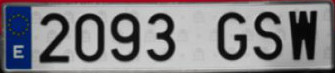
//> input picture feature_detection/img/pattern.jpg, 335 x 73 px
$ ./car_license_plates ../img/pattern.jpg   (built with g++ and OpenCV 4)
//> lines starting //> are read from the running program, lines starting //| are printed output that depends on the picture
#include <stdio.h>
#include <iostream>
#include <iostream>
#include "opencv2/core.hpp"
#include "opencv2/features2d.hpp"
#include "opencv2/imgcodecs.hpp"
#include "opencv2/features2d/features2d.hpp"
#include "opencv2/calib3d/calib3d.hpp"
#include "opencv2/highgui.hpp"
#include "opencv2/xfeatures2d.hpp"
#include <opencv2/imgproc/imgproc.hpp>
#include <tesseract/baseapi.h>
#include <leptonica/allheaders.h>

using namespace std;
using namespace cv;
using namespace cv::xfeatures2d;
using namespace tesseract;

const int WIDTH_SIZE = 640;
const int HEIGHT_SIZE = 480;
const int MIN_HESSIAN = 400;
const int MAX_LOW_THRESHOLD = 100;
const int RATIO = 3;
const int KERNEL_SIZE = 3;

Mat loadImage(string path)
{
//> called with path = "../img/pattern.jpg"
    // Imagen a consultar
    Mat queryImg = imread(path, IMREAD_GRAYSCALE);
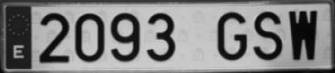
//> queryImg: 73 rows x 335 cols, CV_8UC1; min 1, max 211, mean 128.2

    if(!queryImg.data) {
      std::cout<< " --(!) Error reading image " << std::endl;
      exit(-1);
    }

    return queryImg;
}

Mat boundingPattern(Mat imgPattern, Mat imgScene, Mat h)
{
    std::cout<< " --(!) Recortando imagen " << std::endl;
    std::vector<Point2f> obj_corners(4);
    obj_corners[0] = cvPoint(0,0);
    obj_corners[1] = cvPoint( imgPattern.cols, 0 );
    obj_corners[2] = cvPoint( imgPattern.cols, imgPattern.rows );
    obj_corners[3] = cvPoint( 0, imgPattern.rows );
    std::vector<Point2f> scene_corners(4);
    perspectiveTransform( obj_corners, scene_corners, h);
    // Get crop image
    Rect box = boundingRect(Mat(scene_corners));
    Mat roi = Mat(imgScene,box);
    return roi;
}

/*
    Función que elimina todos aquellos puntos característicos detectados por la Función
    SURF, pero que se encuentran fuera de la matrícula. Para ello determina la mínima distancia
    entre puntos y elimina todos aquellos que no tienen al menos 5 puntos al doble de la distancia
    mínima hallada.

*/
std::vector<Point2f> removeOutsidePoints(std::vector<Point2f> scene, double min_dist, Mat img2){
    double distx, disty;
    int cont;
    std::vector<Point2f> result;
    std::cout<< " --(!) Eliminando puntos fuera de la matrícula " << std::endl;
    // Compara todos los puntos para hallar la distancia mínima
    for(int i = 0; i < scene.size(); i++)
    {
        // Variable que cuenta cuántos puntos hay más cerca del doble de la mínima distancia.
        cont=0;
        for(int j = 0; j < scene.size(); j++)
        {
            if(i!=j && scene[i].y > (img2.rows/3))
            {
                distx = std::abs(scene[i].x - scene[j].x);
                disty = std::abs(scene[i].y - scene[j].y);
                if(distx < 2*min_dist && disty < 2*min_dist) cont++;
            }
        }
        // Si hay más de 5 puntos a menos del doble de la mínima distancia.
        if(cont > 5) result.push_back(scene[i]);
    }
    return result;
}

// Función encargada de detectar los puntos característicos de la imagen.
Mat getHomography(Mat imgPattern, Mat imgScene){
    // Se pretende determinar todas las coincidencias entre la imagen de entrada  y el patrón
    Ptr<SURF> detector = SURF::create();
    detector->setHessianThreshold(MIN_HESSIAN);
    FlannBasedMatcher matcher;
    std::vector<KeyPoint> keypointsPattern, keypointsScene;
    Mat descriptorsPattern, descriptorsScene;
    std::vector<DMatch> matches;
    std::vector<DMatch> good_matches;
    // variables para discriminar puntos característicos en las imagenes
    double max_dist = 0, min_dist = 100, dist;
    std::cout<< " --(!) Buscando puntos característicos " << std::endl;
    std::cout<< " --(!) Enlazamos coincidencias " << std::endl;
    // Buscamos puntos característicos un número determinado de veces para descartar los malos
    do{
        /*
            1 -> Detecta puntos característicos de las imágenes
            2 -> Calcula los descriptores (Puntos característicos que más información contienen).
        */
        detector->detectAndCompute(imgPattern, Mat(), keypointsPattern, descriptorsPattern);
        detector->detectAndCompute(imgScene, Mat(), keypointsScene, descriptorsScene);
        // Enlazamos coincidencias de los descriptores SURF con el FLANN matcher.
        matcher.match( descriptorsPattern, descriptorsScene, matches);
        //calculo de la máxima y mínima distancia entre puntos característicos
        for( int i = 0; i < descriptorsPattern.rows; i++)
        {
            dist = matches[i].distance;
            if(dist < min_dist) min_dist = dist;
            if(dist > max_dist) max_dist = dist;
        }
        // Buscamos coincidencias buenas, aquellas cuyo distancia es menor que 1.5 veces
        // la mínima distancia entre puntos característicos.
        for(int i = 0; i < descriptorsPattern.rows; i++)
        {
            if(matches[i].distance < 1.5*min_dist)
                good_matches.push_back(matches[i]);
        }
    }while(good_matches.size() < 100);

    printf("-- Max dist : %f \n", max_dist );
    printf("-- Min dist : %f \n", min_dist );
    printf("-- Matches: %lu \n", matches.size());
    printf("-- Good Matches: %lu \n", good_matches.size());
    Mat img_matches;
    drawMatches(imgPattern, keypointsPattern, imgScene, keypointsScene,
               good_matches, img_matches, Scalar::all(-1), Scalar::all(-1),
               vector<char>(), DrawMatchesFlags::NOT_DRAW_SINGLE_POINTS );

    imshow("Good Matches & Object detection", img_matches);

    std::vector<Point2f> obj;
    std::vector<Point2f> scene;
    std::cout<< " --(!) Obteniendo puntos clave de las coincidencias buenas " << std::endl;
    for(int i = 0; i < good_matches.size(); i++)
    {
        //Obtenemos los keypointsScene de las coincidencias buenas
        obj.push_back( keypointsPattern[ good_matches[i].queryIdx ].pt );
        scene.push_back( keypointsScene[ good_matches[i].trainIdx ].pt );
    }
    // eliminamos aquellos puntos que se encuentren fuera de la matrícula

    scene = removeOutsidePoints(scene, 0.20, imgPattern);
    printf("-- obj size : %lu \n", obj.size());
    printf("-- scene size : %lu \n", scene.size() );
    std::cout<< " --(!) Obteniendo homografía" << std::endl;
    Mat h = findHomography( obj, scene, CV_RANSAC );
    return h;
}

int main(int argc, char** argv)
{

    Mat img, pattern;
    // Carga imagen
    img = loadImage(argv[1]);
    // Cargamos imagen del patrón
    pattern = loadImage("../img/pattern.jpg");
    //GaussianBlur(pattern, pattern, Size(21, 21), 0);
    if(!img.data || !pattern.data)
    {
        std::cout<< " --(!) Error al cargar las imagenes " << std::endl;
        exit(-1);
    }
    else
    {
        std::cout<< " --(!) Imagenes cargadas con éxito " << std::endl;
    }
    // Redimensiona imagen de entrada para trabajar siempre con las mismas dimensiones
    resize(img, img, Size(WIDTH_SIZE, HEIGHT_SIZE));
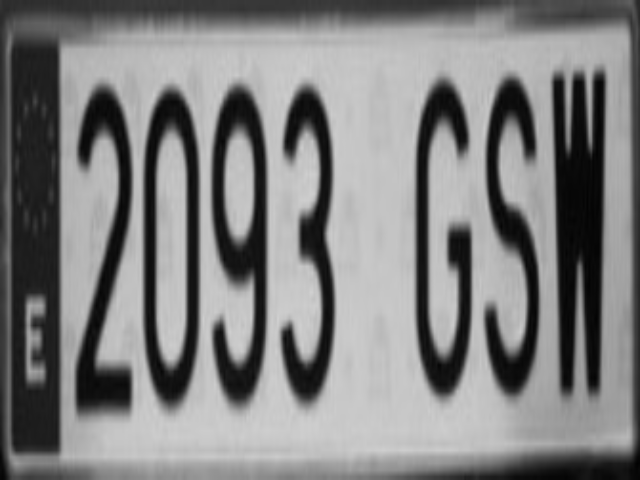
//> img: 480 rows x 640 cols, CV_8UC1; min 1, max 208, mean 128.1
//> (the run ends here: the program stops with an error, at `Ptr<SURF> detector = SURF::create();`)
